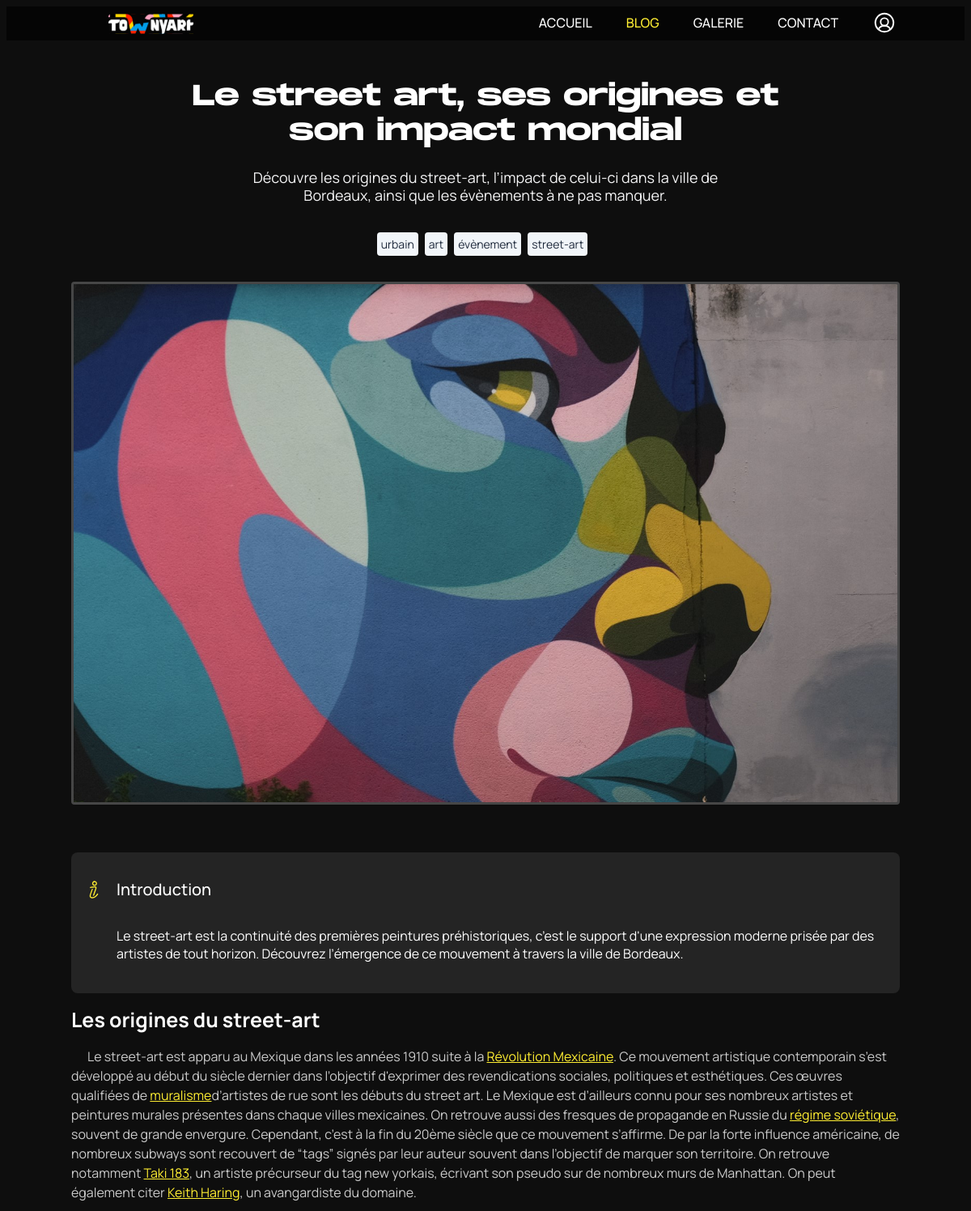
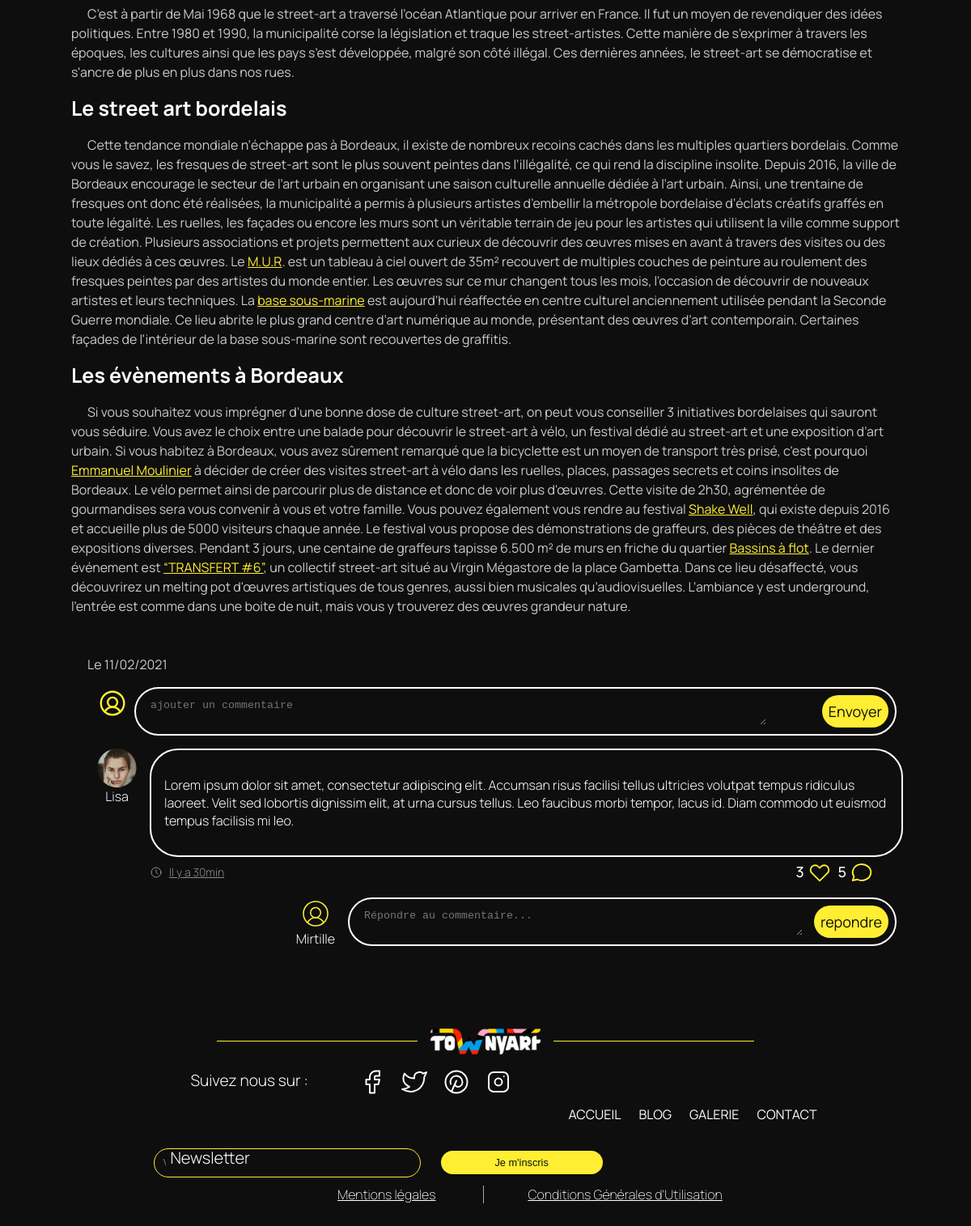
The app's page /blog/evenement.php with its own data (2 pictures, top to bottom).
### tables this page shows
CREATE TABLE `article` (
  `numArt` int(8) NOT NULL,
  `dtCreArt` datetime DEFAULT NULL,
  `libTitrArt` char(100) DEFAULT NULL,
  `libChapoArt` text DEFAULT NULL,
  `libAccrochArt` char(100) DEFAULT NULL,
  `parag1Art` text DEFAULT NULL,
  `libSsTitr1Art` char(100) DEFAULT NULL,
  `parag2Art` text DEFAULT NULL,
  `libSsTitr2Art` char(100) DEFAULT NULL,
  `parag3Art` text DEFAULT NULL,
  `libConclArt` text DEFAULT NULL,
  `urlPhotArt` char(70) DEFAULT NULL,
  `numAngl` char(8) NOT NULL,
  `numThem` char(8) NOT NULL
);

CREATE TABLE `motclearticle` (
  `numArt` int(8) NOT NULL,
  `numMotCle` int(8) NOT NULL
);

CREATE TABLE `motcle` (
  `numMotCle` int(8) NOT NULL,
  `libMotCle` varchar(60) DEFAULT NULL,
  `numLang` char(8) NOT NULL
);

### CLASS_CRUD/article.class.php (called while the page is built, shortened)
<?php
require_once __DIR__ . '../../CONNECT/database.php';
class ARTICLE
{
    function get_1Article($numArt)
    {
        global $db;
        $query = 'SELECT * FROM article WHERE numArt = ?';
        $request = $db->prepare($query);
        $request->execute(array($numArt));
        $result = $request->fetch();
        return ($result);
    }
}

### CLASS_CRUD/motclearticle.class.php (called while the page is built, shortened)
<?php
	require_once __DIR__ . '../../CONNECT/database.php';
	class MOTCLEARTICLE{
		function get_AllMotClesByArticle($numArt){
			global $db;
			$query = 'SELECT * FROM motclearticle INNER JOIN motcle ON motclearticle.numMotCle = motcle.numMotCle WHERE numArt = ?';
			$request = $db->prepare($query);
			$request->execute(array($numArt));
			$result = $request->fetchAll();
			return ($result);
		}
	}

### blog/evenement.php (the view, shortened to what this page needs)
<?php
require_once('../front/assets/vendors/parsedown.php');
require_once('../CLASS_CRUD/article.class.php');
require_once('../CLASS_CRUD/motclearticle.class.php');
$article = new ARTICLE;
$motcle = new MOTCLEARTICLE;
$articleData = $article->get_1Article($_GET['id']);
$Parsedown = new ParsedownExtraPlugin();
$Parsedown->linkAttributes = function ($Text, $Attributes, &$Element, $Internal) {
    if (!$Internal) {
        return [
            'rel' => 'nofollow',
            'target' => '_blank'
        ];
    }
    return [];
};
$libChapoArt = $articleData['libChapoArt'];
$libSsTitr1Art = $articleData['libSsTitr1Art'];
$parag1Art =  $articleData['parag1Art'];
$libSsTitr2Art = $articleData['libSsTitr2Art'];
$parag2Art = $articleData['parag2Art'];
$parag3Art = $articleData['parag3Art'];
?>
<!DOCTYPE html>
<html lang="en">
<head>
    <?php include('../front/includes/commons/headRequired.php') ?>
    <link rel="stylesheet" href="../front/assets/master.css" />
    <link rel="stylesheet" href="../front/assets/evenements.css" />
    <link rel="stylesheet" href="../front/assets/navbar.css" />
    <link rel="stylesheet" href="../front/assets/footer.css" />
    <link rel="stylesheet" href="../front/assets/commentaire.css" />
</head>
<body class='style'>
    <?php include('../front/includes/commons/navbar.php') ?>
    <div class="conteneur-principal">
        <h1>Le street art, ses origines et<br>son impact mondial</h1>
        <div class="paragraph-start text-center">
            <?php
            echo $Parsedown->line($libChapoArt);
            ?>
        </div>
        <div class="contenant-tag-blog">
            <div class='conteneurblog'>
            <?php
        $resultOfAllMotcles = $motcle->get_AllMotClesByArticle($_GET['id']);
        $allMotcle = array_splice($resultOfAllMotcles, 0, 4);
        foreach ($allMotcle as $motcleElm) {
            echo '<span class="tag">' . $motcleElm['libMotCle'] . '</span>';
        }
        ?>
            </div>
            <img class="imgstreet" src="../front/assets/image/DSCF3976 (1).jpg" alt="">
        </div>
        <div class="maxiconteneurintro">
            <div class="conteneurintro">
                <h3>Introduction</h3>
            </div>
            <h4>Le street-art est la continuité des premières peintures préhistoriques, c’est le support d'une expression moderne prisée par des artistes de tout horizon.  Découvrez l’émergence de ce mouvement à travers la ville de Bordeaux.</h4>
        </div>
        <?php
        echo $Parsedown->text($libSsTitr1Art);
        echo $Parsedown->text($parag1Art);
        echo $Parsedown->text($libSsTitr2Art);
        echo $Parsedown->text($parag2Art);
        echo $Parsedown->text($parag3Art);
        ?>
        <p class="date">Le 11/02/2021</p>
    </div>
</body>
<?php
include('../commentaire.php');
?>
</html>

### front/assets/vendors/parsedown.php (shortened to what this page needs)
<?php class Parsedown{protected function textElements($text){$text=str_replace(array("\r\n","\r"),"\n",$text);$text=trim($text,"\n");$lines=explode("\n",$text);return $this->linesElements($lines);}protected $breaksEnabled;protected $safeMode;protected $BlockTypes=array('#'=>array('Header'),'*'=>array('Rule','List'),'+'=>array('List'),'-'=>array('SetextHeader','Table','Rule','List'),'0'=>array('List'),'1'=>array('List'),'2'=>array('List'),'3'=>array('List'),'4'=>array('List'),'5'=>array('List'),'6'=>array('List'),'7'=>array('List'),'8'=>array('List'),'9'=>array('List'),':'=>array('Table'),'<'=>array('Comment','Markup'),'='=>array('SetextHeader'),'>'=>array('Quote'),'['=>array('Reference'),'_'=>array('Rule'),'`'=>array('FencedCode'),'|'=>array('Table'),'~'=>array('FencedCode'),);protected $unmarkedBlockTypes=array('Code',);protected function linesElements(array $lines){$Elements=array();$CurrentBlock=null;foreach($lines as $line){if(chop($line)===''){if(isset($CurrentBlock)){$CurrentBlock['interrupted']=(isset($CurrentBlock['interrupted'])?$CurrentBlock['interrupted']+1:1);}continue;}$indent=strspn($line,' ');$text=$indent>0?substr($line,$indent):$line;$Line=array('body'=>$line,'indent'=>$indent,'text'=>$text);$marker=$text[0];$blockTypes=$this->unmarkedBlockTypes;if(isset($this->BlockTypes[$marker])){foreach($this->BlockTypes[$marker]as $blockType){$blockTypes[]=$blockType;}}foreach($blockTypes as $blockType){$Block=$this->{"block$blockType"}($Line,$CurrentBlock);if(isset($Block)){$Block['type']=$blockType;if(!isset($Block['identified'])){$Block['identified']=true;}$CurrentBlock=$Block;continue 2;}}if(isset($CurrentBlock)and $CurrentBlock['type']==='Paragraph'){$Block=$this->paragraphContinue($Line,$CurrentBlock);}if(isset($Block)){$CurrentBlock=$Block;}else{if(isset($CurrentBlock)){$Elements[]=$this->extractElement($CurrentBlock);}$CurrentBlock=$this->paragraph($Line);$CurrentBlock['identified']=true;}}if(isset($CurrentBlock)){$Elements[]=$this->extractElement($CurrentBlock);}return $Elements;}protected function extractElement(array $Component){return $Component['element'];}protected function isBlockContinuable($Type){return method_exists($this,'block'.$Type.'Continue');}protected function blockHeader($Line){$level=strspn($Line['text'],'#');$text=trim($Line['text'],'#');$text=trim($text,' ');$Block=array('element'=>array('name'=>'h'.$level,'handler'=>array('function'=>'lineElements','argument'=>$text,'destination'=>'elements',)),);return $Block;}protected function paragraph($Line){return array('type'=>'Paragraph','element'=>array('name'=>'p','handler'=>array('function'=>'lineElements','argument'=>$Line['text'],'destination'=>'elements',),),);}protected function paragraphContinue($Line,array $Block){if(isset($Block['interrupted'])){return;}$Block['element']['handler']['argument'].="\n".$Line['text'];return $Block;}protected $InlineTypes=array('!'=>array('Image'),'&'=>array('SpecialCharacter'),'*'=>array('Emphasis'),':'=>array('Url'),'<'=>array('UrlTag','EmailTag','Markup'),'['=>array('Link'),'_'=>array('Emphasis'),'`'=>array('Code'),'~'=>array('Strikethrough'),'\\'=>array('EscapeSequence'),);protected $inlineMarkerList='!*_&[:<`~\\';public function line($text,$nonNestables=array()){return $this->elements($this->lineElements($text,$nonNestables));}protected function lineElements($text,$nonNestables=array()){$text=str_replace(array("\r\n","\r"),"\n",$text);$Elements=array();$nonNestables=(empty($nonNestables)?array():array_combine($nonNestables,$nonNestables));while($excerpt=strpbrk($text,$this->inlineMarkerList)){$marker=$excerpt[0];$markerPosition=strlen($text)-strlen($excerpt);$Excerpt=array('text'=>$excerpt,'context'=>$text);foreach($this->InlineTypes[$marker]as $inlineType){$Inline=$this->{"inline$inlineType"}($Excerpt);if(!isset($Inline)){continue;}if(!isset($Inline['position'])){$Inline['position']=$markerPosition;}$Inline['element']['nonNestables']=isset($Inline['element']['nonNestables'])?array_merge($Inline['element']['nonNestables'],$nonNestables):$nonNestables;$unmarkedText=substr($text,0,$Inline['position']);$InlineText=$this->inlineText($unmarkedText);$Elements[]=$InlineText['element'];$Elements[]=$this->extractElement($Inline);$text=substr($text,$Inline['position']+$Inline['extent']);continue 2;}$unmarkedText=substr($text,0,$markerPosition+1);$InlineText=$this->inlineText($unmarkedText);$Elements[]=$InlineText['element'];$text=substr($text,$markerPosition+1);}$InlineText=$this->inlineText($text);$Elements[]=$InlineText['element'];foreach($Elements as&$Element){if(!isset($Element['autobreak'])){$Element['autobreak']=false;}}return $Elements;}protected function inlineText($text){$Inline=array('extent'=>strlen($text),'element'=>array(),);$Inline['element']['elements']=self::pregReplaceElements($this->breaksEnabled?'/[ ]*+\n/':'/(?:[ ]*+\\\\|[ ]{2,}+)\n/',array(array('name'=>'br'),array('text'=>"\n"),),$text);return $Inline;}protected function inlineLink($Excerpt){$Element=array('name'=>'a','handler'=>array('function'=>'lineElements','argument'=>null,'destination'=>'elements',),'nonNestables'=>array('Url','Link'),'attributes'=>array('href'=>null,'title'=>null,),);$extent=0;$remainder=$Excerpt['text'];if(preg_match('/\[((?:[^][]++|(?R))*+)\]/',$remainder,$matches)){$Element['handler']['argument']=$matches[1];$extent+=strlen($matches[0]);$remainder=substr($remainder,$extent);}else{return;}if(preg_match('/^[(]\s*+((?:[^ ()]++|[(][^ )]+[)])++)(?:[ ]+("[^"]*+"|\'[^\']*+\'))?\s*+[)]/',$remainder,$matches)){$Element['attributes']['href']=$matches[1];$extent+=strlen($matches[0]);}return array('extent'=>$extent,'element'=>$Element,);}protected function handle(array $Element){if(isset($Element['handler'])){if(!isset($Element['nonNestables'])){$Element['nonNestables']=array();}if(is_string($Element['handler'])){$function=$Element['handler'];$argument=$Element['text'];unset($Element['text']);$destination='rawHtml';}else{$function=$Element['handler']['function'];$argument=$Element['handler']['argument'];$destination=$Element['handler']['destination'];}$Element[$destination]=$this->{$function}($argument,$Element['nonNestables']);unset($Element['handler']);}return $Element;}protected function element(array $Element){$Element=$this->handle($Element);$hasName=isset($Element['name']);$markup='';if($hasName){$markup.='<'.$Element['name'];if(isset($Element['attributes'])){foreach($Element['attributes']as $name=>$value){if($value===null){continue;}$markup.=" $name=\"".self::escape($value).'"';}}}$permitRawHtml=false;if(isset($Element['text'])){$text=$Element['text'];}elseif(isset($Element['rawHtml'])){$text=$Element['rawHtml'];$allowRawHtmlInSafeMode=isset($Element['allowRawHtmlInSafeMode'])&&$Element['allowRawHtmlInSafeMode'];$permitRawHtml=!$this->safeMode||$allowRawHtmlInSafeMode;}$hasContent=isset($text)||isset($Element['element'])||isset($Element['elements']);if($hasContent){$markup.=$hasName?'>':'';if(isset($Element['elements'])){$markup.=$this->elements($Element['elements']);}elseif(isset($Element['element'])){$markup.=$this->element($Element['element']);}else{if(!$permitRawHtml){$markup.=self::escape($text,true);}else{$markup.=$text;}}$markup.=$hasName?'</'.$Element['name'].'>':'';}elseif($hasName){$markup.=' />';}return $markup;}protected function elements(array $Elements){$markup='';$autoBreak=true;foreach($Elements as $Element){$autoBreakNext=(isset($Element['autobreak'])?$Element['autobreak']:isset($Element['name']));$autoBreak=!$autoBreak?$autoBreak:$autoBreakNext;$markup.=($autoBreak?"\n":'').$this->element($Element);$autoBreak=$autoBreakNext;}$markup.=$autoBreak?"\n":'';return $markup;}protected static function pregReplaceElements($regexp,$Elements,$text){$newElements=array();$newElements[]=array('text'=>$text);return $newElements;}protected static function escape($text,$allowQuotes=false){return htmlspecialchars($text,$allowQuotes?ENT_NOQUOTES:ENT_QUOTES,'UTF-8');}}?>
<?php class ParsedownExtra extends Parsedown{function text($text){$Elements=$this->textElements($text);$markup=$this->elements($Elements);$markup=trim($markup,"\n");$markup=preg_replace('/<\/dl>\s+<dl>\s+/','',$markup);return $markup;}protected function blockHeader($Line){$Block=parent::blockHeader($Line);return $Block;}protected function inlineLink($Excerpt){$Link=parent::inlineLink($Excerpt);$remainder=$Link!==null?substr($Excerpt['text'],$Link['extent']):'';return $Link;}protected function inlineText($text){$Inline=parent::inlineText($text);return $Inline;}}?><?php class ParsedownExtraPlugin extends ParsedownExtra{public $headerAttributes=array();public $headerText=null;public $linkAttributes=array();protected function blockHeader($Line){if(!$Block=parent::blockHeader($Line)){return;}$Level=strspn($Line['text'],'#');$this->doSetAttributes($Block['element'],$this->headerAttributes,array($Level));$this->doSetContent($Block['element'],$this->headerText,false,'argument',array($Level));return $Block;}protected function doGetAttributes($Element){if(isset($Element['attributes'])){return (array) $Element['attributes'];}return array();}protected function doGetContent($Element){if(isset($Element['handler']['argument'])){return implode("\n",(array) $Element['handler']['argument']);}return null;}private function doSetLink($Excerpt,$Function){if(!$Inline=call_user_func('parent::'.$Function,$Excerpt)){return;}$this->doSetAttributes($Inline['element'],$this->linkAttributes,array($this->isLocal($Inline['element'],'href')));return $Inline;}protected function doSetAttributes(&$Element,$From,$Args=array()){$Attributes=$this->doGetAttributes($Element);$Content=$this->doGetContent($Element);if(is_callable($From)){$Args=array_merge(array($Content,$Attributes,&$Element),$Args);}else{$Element['attributes']=array_replace($Attributes,(array) $From);}}protected function doSetContent(&$Element,$From,$Esc=false,$Mode='text',$Args=array()){$Content=$this->doGetContent($Element);}protected function element(array $Element){if(!$Any=parent::element($Element)){return;}return $Any;}protected function inlineLink($Excerpt){return $this->doSetLink($Excerpt,__FUNCTION__);}protected function inlineText($Text){return parent::inlineText($Text);}protected function isLocal($Element,$Key){$Link=isset($Element['attributes'][$Key])?(string) $Element['attributes'][$Key]:null;if(isset($_SERVER['HTTP_HOST'])){$Host=$_SERVER['HTTP_HOST'];}else if(isset($_SERVER['SERVER_NAME'])){$Host=$_SERVER['SERVER_NAME'];}else{$Host="";}return strpos($Link,'://')===false;}}?>

### records on screen
article: libChapoArt "Découvre les origines du street-art, l’impact de celui-ci dans la ville de Bordeaux, ainsi que les évènements à ne pas manquer.", libSsTitr1Art "Les origines du street-art Le street-art est apparu au Mexique dans les années 1910 suite à la Révolution Mexicaine . Ce mouvement artistique contemporain s’est développé au début du siècle dernier dans l’objectif d'exprimer des revendications sociales, politiques et esthétiques. Ces œuvres qualifiées de muralisme d’artistes de rue sont les débuts du street art. Le Mexique est d’ailleurs connu pour ses nombreux artistes et peintures murales présentes dans chaque villes mexicaines. On retrouve aussi des fresques de propagande en Russie du régime soviétique , souvent de grande envergure. Cependant, c’est à la fin du 20ème siècle que ce mouvement s’affirme. De par la forte influence…"
motclearticle: numMotCle.libMotCle "urbain"
motclearticle: numMotCle.libMotCle "art"
motclearticle: numMotCle.libMotCle "évènement"
motclearticle: numMotCle.libMotCle "street-art"
